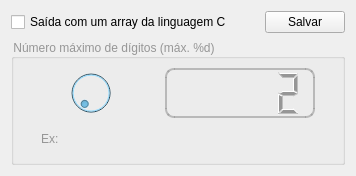
<?xml version="1.0" encoding="UTF-8"?>
<ui version="4.0">
 <class>config_form</class>
 <widget class="QWidget" name="config_form">
  <property name="geometry">
   <rect>
    <x>0</x>
    <y>0</y>
    <width>356</width>
    <height>176</height>
   </rect>
  </property>
  <property name="minimumSize">
   <size>
    <width>300</width>
    <height>176</height>
   </size>
  </property>
  <property name="maximumSize">
   <size>
    <width>500</width>
    <height>176</height>
   </size>
  </property>
  <property name="windowTitle">
   <string>Form</string>
  </property>
  <property name="windowOpacity">
   <double>1.000000000000000</double>
  </property>
  <property name="styleSheet">
   <string notr="true"/>
  </property>
  <layout class="QGridLayout" name="gridLayout_2">
   <item row="0" column="0">
    <widget class="QCheckBox" name="checkbox_carray_output">
     <property name="text">
      <string>Saída com um array da linguagem C</string>
     </property>
    </widget>
   </item>
   <item row="1" column="0" colspan="2">
    <widget class="QGroupBox" name="groupBox">
     <property name="enabled">
      <bool>false</bool>
     </property>
     <property name="styleSheet">
      <string notr="true">QGroupBox::disabled
{
	color: rgb(150, 150, 150);
}

QGroupBox::enabled
{
	color: rgb(255,0,0);
}</string>
     </property>
     <property name="title">
      <string>Número máximo de dígitos (máx. %d)</string>
     </property>
     <property name="flat">
      <bool>false</bool>
     </property>
     <layout class="QGridLayout" name="gridLayout">
      <item row="0" column="0">
       <widget class="QDial" name="dial_ndigits">
        <property name="enabled">
         <bool>false</bool>
        </property>
        <property name="maximumSize">
         <size>
          <width>100</width>
          <height>50</height>
         </size>
        </property>
        <property name="styleSheet">
         <string notr="true">QDial{
background-color: rgb(0, 170, 255);
}

QDial::disabled
{
	background-color: rgb(0, 170, 255);
}
</string>
        </property>
        <property name="minimum">
         <number>2</number>
        </property>
        <property name="maximum">
         <number>4</number>
        </property>
        <property name="pageStep">
         <number>3</number>
        </property>
        <property name="value">
         <number>2</number>
        </property>
       </widget>
      </item>
      <item row="0" column="1">
       <widget class="QLCDNumber" name="lcd_display_ndigits">
        <property name="maximumSize">
         <size>
          <width>150</width>
          <height>16777215</height>
         </size>
        </property>
        <property name="styleSheet">
         <string notr="true">QLCDNumber
{
	color: rgb(0, 170, 255);
	border: 2px solid;		
	border-radius: 9px;
	border-color: rgb(0, 170, 255);
}

QLCDNumber::disabled
{
	color: rgb(150, 150, 150);
	border-color: rgba(150, 150, 150, 150);
}</string>
        </property>
        <property name="smallDecimalPoint">
         <bool>false</bool>
        </property>
        <property name="segmentStyle">
         <enum>QLCDNumber::Filled</enum>
        </property>
        <property name="value" stdset="0">
         <double>2.000000000000000</double>
        </property>
       </widget>
      </item>
      <item row="1" column="0">
       <widget class="QLabel" name="label">
        <property name="enabled">
         <bool>false</bool>
        </property>
        <property name="sizePolicy">
         <sizepolicy hsizetype="Fixed" vsizetype="Preferred">
          <horstretch>0</horstretch>
          <verstretch>0</verstretch>
         </sizepolicy>
        </property>
        <property name="maximumSize">
         <size>
          <width>40</width>
          <height>16777215</height>
         </size>
        </property>
        <property name="styleSheet">
         <string notr="true">QLabel
{
	color: rgb(0,170,255);
}

QLabel::disabled
{
	color: rgb(150,150,150);
}
</string>
        </property>
        <property name="text">
         <string>Ex:</string>
        </property>
       </widget>
      </item>
      <item row="1" column="1">
       <widget class="QLabel" name="label_ndigits_sample">
        <property name="enabled">
         <bool>false</bool>
        </property>
        <property name="styleSheet">
         <string notr="true">QLabel
{
	color: rgb(0,170,255);
}

QLabel::disabled
{
	color: rgb(150, 150, 150);
}</string>
        </property>
        <property name="frameShape">
         <enum>QFrame::NoFrame</enum>
        </property>
        <property name="frameShadow">
         <enum>QFrame::Plain</enum>
        </property>
        <property name="text">
         <string/>
        </property>
       </widget>
      </item>
     </layout>
    </widget>
   </item>
   <item row="0" column="1">
    <widget class="QPushButton" name="btn_save_settings">
     <property name="sizePolicy">
      <sizepolicy hsizetype="Fixed" vsizetype="Fixed">
       <horstretch>0</horstretch>
       <verstretch>0</verstretch>
      </sizepolicy>
     </property>
     <property name="text">
      <string>Salvar</string>
     </property>
    </widget>
   </item>
  </layout>
 </widget>
 <resources/>
 <connections/>
</ui>
